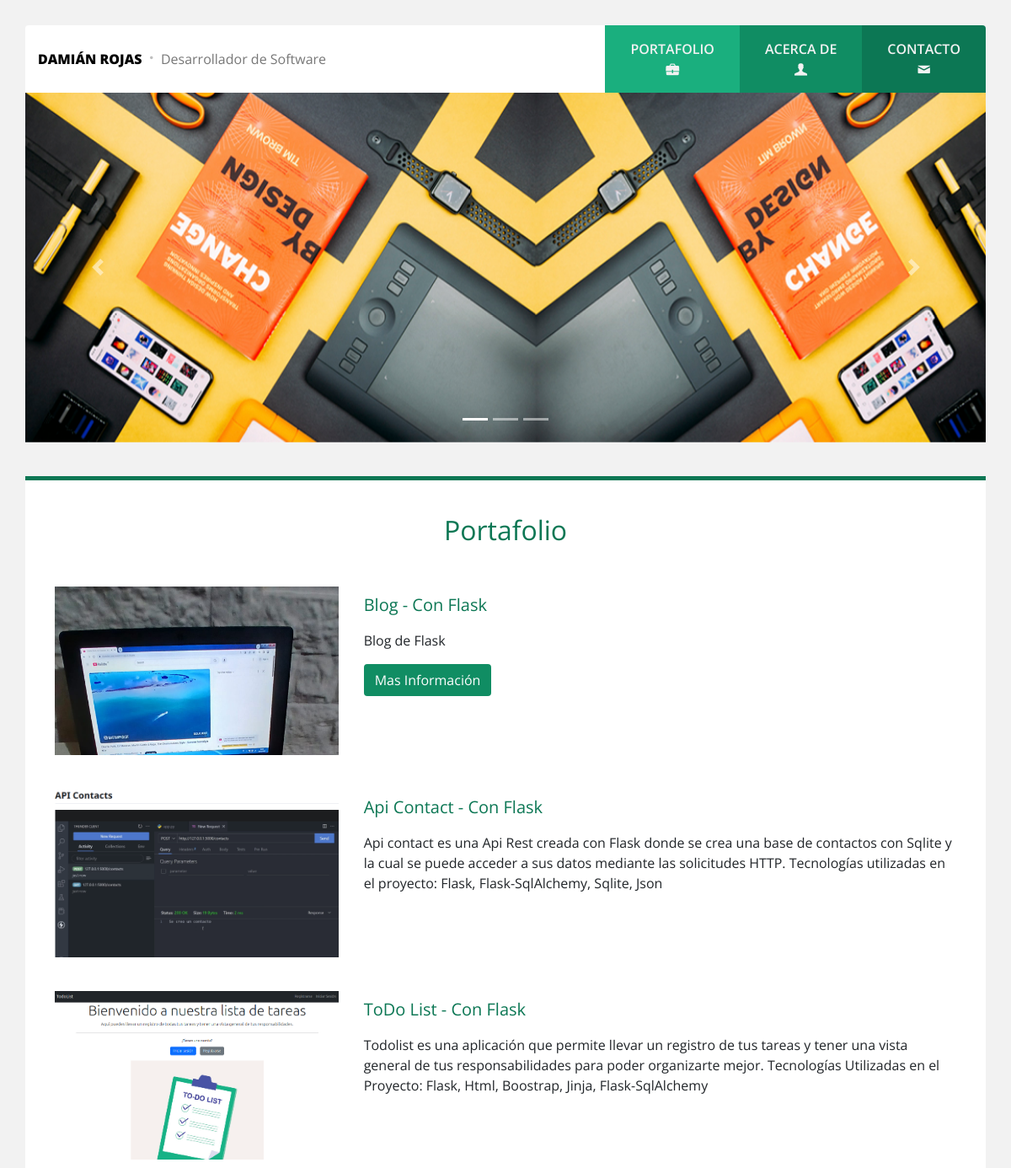
Before: / (upper part) with the older database file.
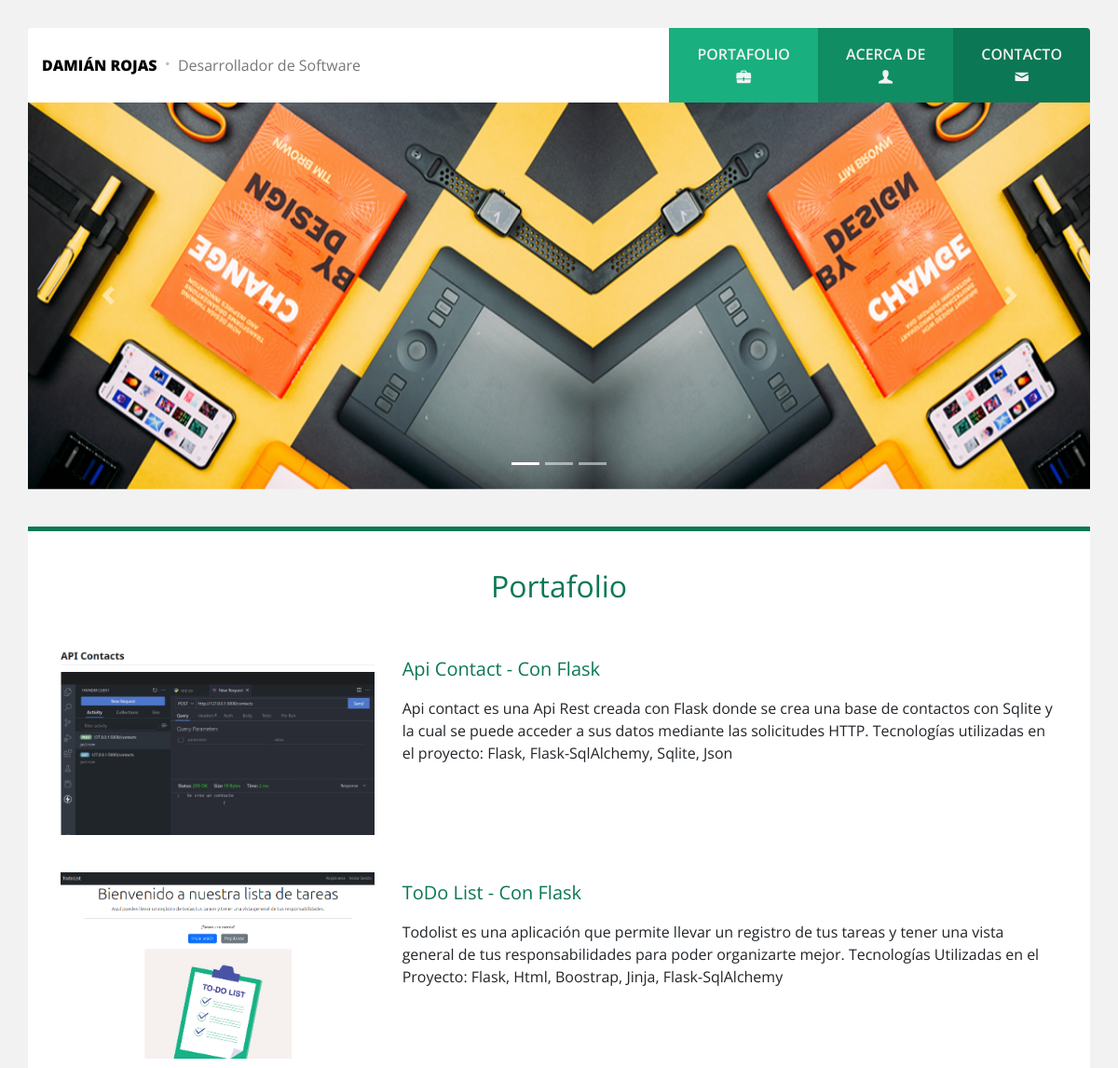
After: the same page with the newer database file.
### portfolio/models.py (models this page shows, shortened)
class Project(models.Model):
    title = models.CharField(max_length=200, verbose_name="Título")
    descripcion = models.TextField(verbose_name="Descripción")
    image = models.ImageField(verbose_name="Imagen", upload_to="Project")# Guarda dentro de la carpeta Project en media
    link= models.URLField(null=True, blank=True, verbose_name='Direccion Web')
    created = models.DateTimeField(auto_now_add=True, verbose_name="Fecha de Creación")
    updated = models.DateTimeField(auto_now=True, verbose_name="Fecha de Modificación")
    class Meta:
        verbose_name="Proyecto"
        verbose_name_plural="Proyectos"
        ordering= ["-created"]

### portfolio/views.py (the view)
# urls.py: path('', views.portfolio, name='portfolio'),
def portfolio(request):
    projects=Project.objects.all()
    return render(request, 'portfolio/portfolio.html', {'projects': projects})

### portfolio/templates/portfolio/portfolio.html (shortened to what this page needs)
{% extends 'core/base.html' %}
{% load static %}
{% block slider %}
<div class="row slider">
<div class="col">
    <div class="carousel slide" id="slider" data-ride="carousel">
        <ol class="carousel-indicators">
            <li data-target="#slider" data-slide-to="0" class="active"></li>
            <li data-target="#slider" data-slide-to="1"></li>
            <li data-target="#slider" data-slide-to="2"></li>
        </ol>
        <div class="carousel-inner">
            <div class="carousel-item active">
                <img src="{% static 'core/img/slide1.jpg' %}" class="d-block w-100" alt="Slide#1">
            </div>
        </div>
        <a class="carousel-control-prev" href="#slider" role="button" data-slide="prev">
            <span class="carousel-control-prev-icon" aria-hidden="true"></span>
        </a>
        <a class="carousel-control-next" href="#slider" role="button" data-slide="next">
            <span class="carousel-control-next-icon" aria-hidden="true"></span>
        </a>
    </div>
</div>
</div>
{% endblock%}
{% block content %}
<main>
<div class="container">
    <div class="row contenedor">
        <div class="col">
            <h2 class="titulo">Portafolio</h2>
            <div class="row projects justify-content-center">
            {% for project in projects %}
                <div class="content-project col-12 col-lg-4 col-md-4">
                    <a href="" data-toggle="modal" data-target="#modal">
                        <img src="{{project.image.url}}" class="img-fluid" alt="...">
                    </a>
                </div>
                <div class="content-project col-12 col-lg-8 col-md-8">
                    <h5 class="title-project">{{ project.title}}</h5>
                    <p> {{ project.descripcion}}</p>
                    {% if project.link %}
                        <a href="{{project.link}}" class="btn link-project">Mas Información</a>
                    {% endif %}
                </div>
            {% endfor %}
            </div>
        </div>
    </div>
</div>
</main>
{%  endblock %}

### core/templates/core/base.html (shortened to what this page needs)
<!DOCTYPE html>
<html lang="es">
<head>
    {% load static %}
	<link rel="stylesheet" href="{% static 'core/css/bootstrap.min.css' %}">
	<link rel="stylesheet" href="{% static 'core/css/fontello.css' %}">
	<link rel="stylesheet" href="{% static 'core/css/styles.css' %}">
</head>
<body>
	<header>
		<div class="container">
			<div class="nav row rounded-top align-items-stretch justify-content-between">
				<div
					class="col-md-12 col-lg logo d-flex align-items-center justify-content-center justify-content-lg-start">
					<a class="nombre" href="{% url 'portfolio' %}">Damián Rojas</a>
					<samp class="icono icon-dot"></samp>
					<p>Desarrollador de Software</p>
				</div>
				<nav class="col-md-12 col-lg-auto menu d-flex align-items-stretch flex-wrap flex-sm-nowrap">
					<a href="{% url 'portfolio' %}" class="c-1 d-flex align-items-center">
						<div class="d-flex flex-column text-center">
							<span>Portafolio</span>
							<i class="icono icon-briefcase"></i>
						</div>
					</a>
					<a href="{% url 'about' %}" class="c-2 d-flex align-items-center">
						<div class="d-flex flex-column text-center">
							<span>Acerca de</span>
							<i class="icono icon-user"></i>
						</div>
					</a>
					<a href="{% url 'contact' %}" class="c-3 d-flex align-items-center">
						<div class="d-flex flex-column text-center">
							<span>Contacto</span>
							<i class="icono icon-mail"></i>
						</div>
					</a>
				</nav>
			</div>
            {% block slider%}
            {% endblock %}
		</div>
	</header>
	{% block content %}
    {% endblock %}
</body>
</html>

### core/static/core/css/styles.css (style rules this page uses)
body { background: #f2f2f2; font-family: 'Open Sans', sans-serif; }
header { margin-top: 30px; }
header .nav { min-height: 80px; overflow: hidden; background: #fff; }
header .logo a, header .logo samp, header .logo p { font-size: 16px; display: inline-block; margin: 0; }
header .logo .nombre { font-weight: 800; text-transform: uppercase; text-decoration: none; color: black; }
header .logo .icono { color: #bfbfbf; }
header .logo p { color: #777777; }
header .menu { padding: 0; }
header .menu a { display: block; padding: 0 30px; text-decoration: none; color: #f2f2f2; }
header .menu a div span { font-weight: 600; text-transform: uppercase; }
header .menu .c-1 { background: #1aaf7e; }
header .menu .c-2 { background: #108d63; }
header .menu .c-3 { background: #0c7754; }
.slider { margin-bottom: 40px; }
.slider .col { padding: 0; }
.contenedor { background: #fff; border-top: 5px solid #0c7754; padding: 0 20px; }
.titulo { padding: 40px 0; text-align: center; color: #0c7754; font-family: 'Open Sans', sans-serif; font-weight: 400; }
.title-project { padding: 10px 0; color: #0c7754; font-family: 'Open Sans', sans-serif; font-weight: 400; }
.contenedor .projects .content-project { margin-bottom: 40px; max-height: 200px; overflow: hidden; }
.contenedor .projects .content-project a { background: #25d198; display: inline-block; }

Changed rows visible on the page:
removed Project: image (picture), title "Blog - Con Flask", descripcion "Blog de Flask"
